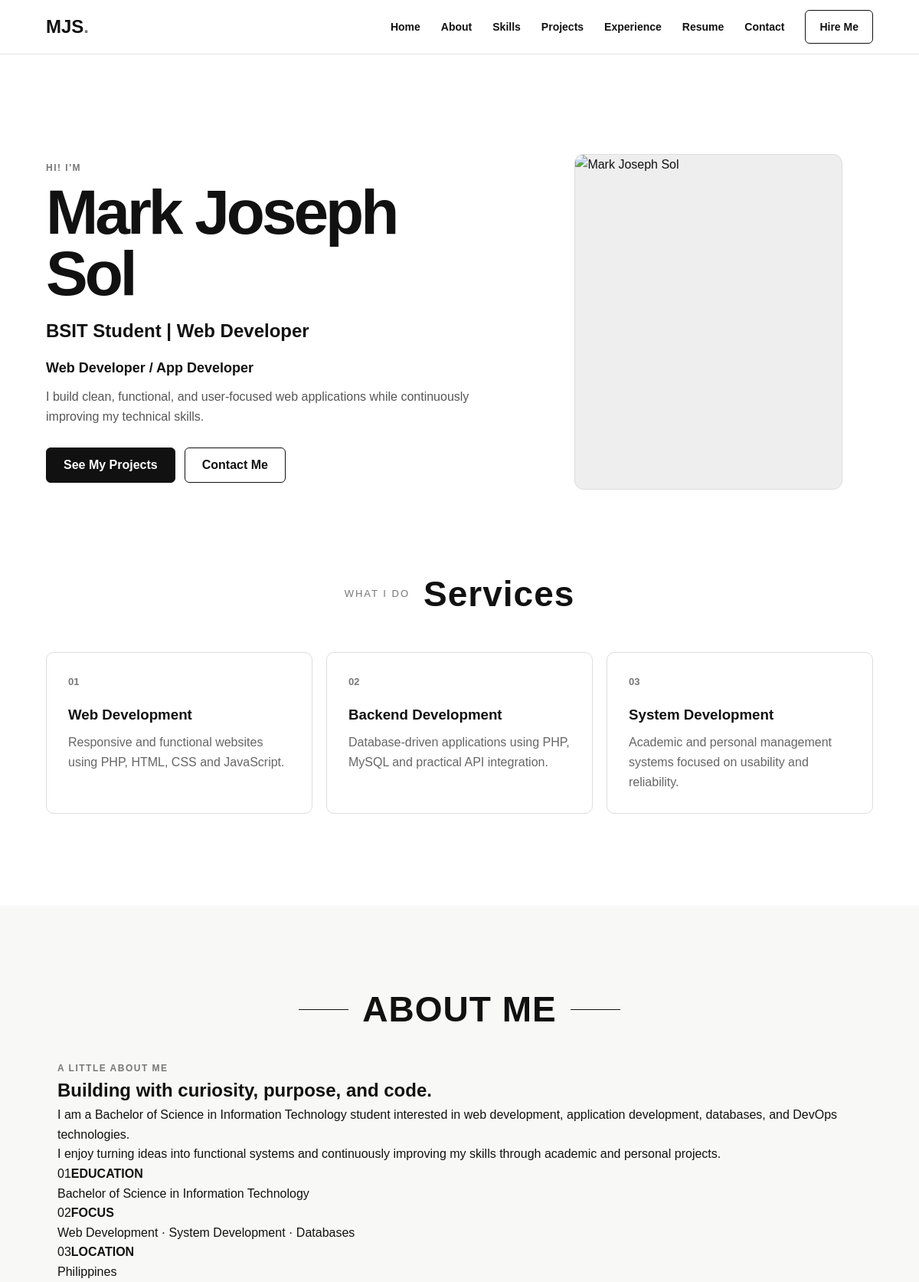
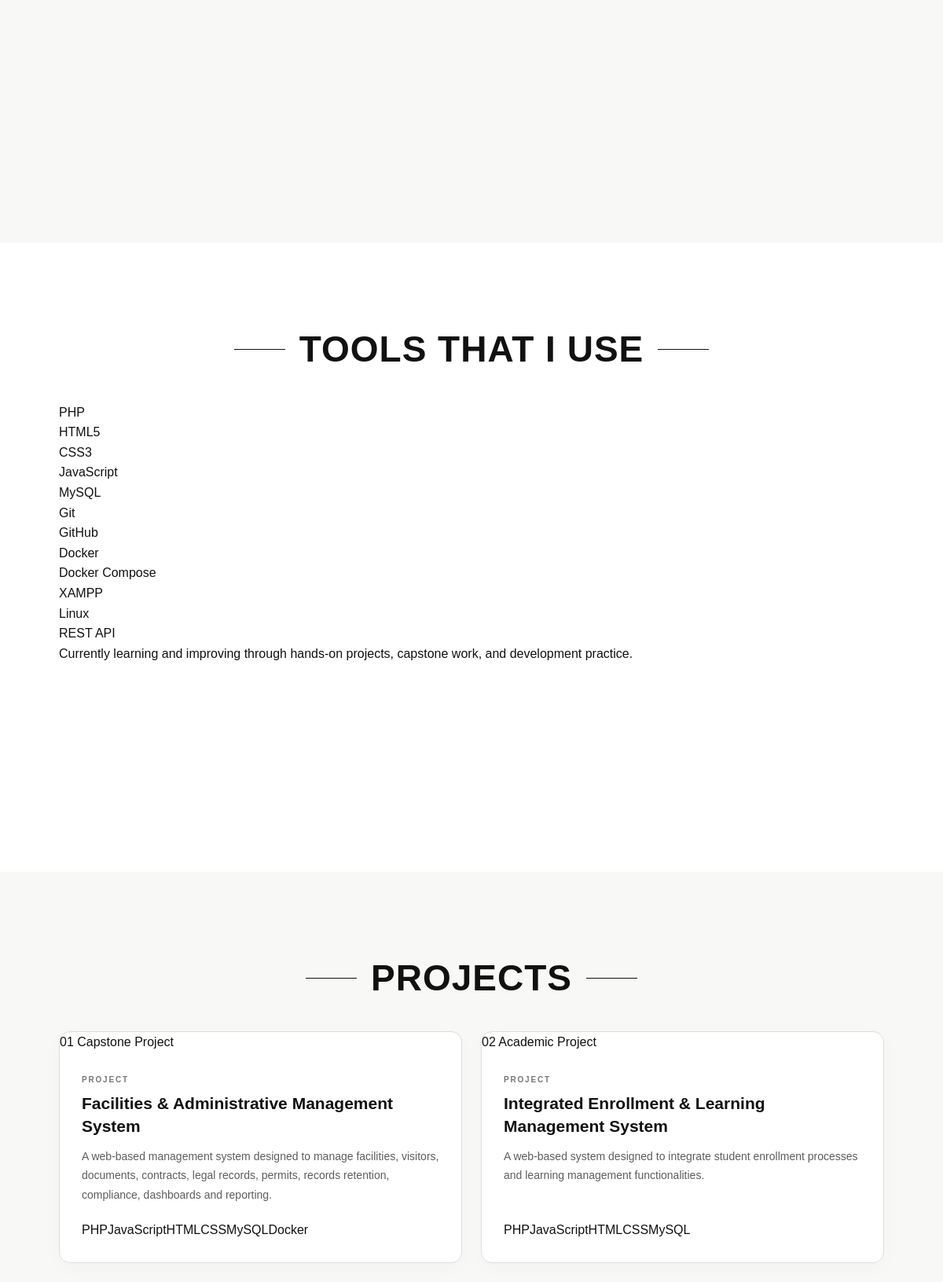
The page / (upper part) on the database its author committed (2 pictures, top to bottom).
### tables this page shows
CREATE TABLE `projects` (
  `id` int(10) UNSIGNED NOT NULL,
  `title` varchar(200) NOT NULL,
  `description` text NOT NULL,
  `technologies` text DEFAULT NULL,
  `project_type` varchar(100) DEFAULT NULL,
  `image` varchar(255) DEFAULT NULL,
  `github_url` varchar(500) DEFAULT NULL,
  `live_url` varchar(500) DEFAULT NULL,
  `featured` tinyint(1) DEFAULT 0,
  `display_order` int(11) DEFAULT 0,
  `is_active` tinyint(1) DEFAULT 1,
  `created_at` timestamp NOT NULL DEFAULT current_timestamp(),
  `updated_at` timestamp NOT NULL DEFAULT current_timestamp() ON UPDATE current_timestamp()
);

### projects/index.php (the view, shortened to what this page needs)
<?php
require_once __DIR__ . '/../config/db.php';
$projects = [];
try {
    $stmt = $pdo->query("SELECT * FROM projects WHERE is_active = 1 ORDER BY display_order ASC, id ASC");
    $projects = $stmt->fetchAll();
} catch (PDOException $e) {}
?>
<div class="projects-section">
    <div class="section-heading"><span></span><h2>PROJECTS</h2><span></span></div>
    <div class="projects-grid">
        <?php foreach ($projects as $i => $project):
            $techText = $project['technologies'] ?? $project['tech_stack'] ?? '';
            $techs = preg_split('/\s*,\s*/', trim($techText), -1, PREG_SPLIT_NO_EMPTY);
        ?>
            <article class="project-card reveal">
                <div class="project-top">
                    <span class="project-number"><?= str_pad((string)($i + 1), 2, '0', STR_PAD_LEFT) ?></span>
                    <span class="project-type"><?= htmlspecialchars($project['project_type'] ?? 'Project') ?></span>
                </div>
                <div class="project-content">
                    <h3><?= htmlspecialchars($project['title']) ?></h3>
                    <p><?= htmlspecialchars($project['description']) ?></p>
                    <?php if ($techs): ?><div class="tech-list">
                        <?php foreach ($techs as $tech): ?><span class="tech-tag"><?= htmlspecialchars($tech) ?></span><?php endforeach; ?>
                    </div><?php endif; ?>
                </div>
            </article>
        <?php endforeach; ?>
    </div>
</div>

### includes/header.php (shortened to what this page needs)
<!DOCTYPE html>
<html lang="en">
<head>
    <link rel="stylesheet" href="/Portfolio/assets/style.css">
</head>
<body>

### includes/navbar.php (shortened to what this page needs)
<nav class="navbar" id="navbar">
    <div class="container nav-inner">
        <a href="#home" class="brand">
            MJS<span>.</span>
        </a>
        <div class="nav-links">
            <a href="#home">Home</a>
            <a href="#about">About</a>
            <a href="#skills">Skills</a>
            <a href="#projects">Projects</a>
            <a href="#experience">Experience</a>
            <a href="#resume">Resume</a>
            <a href="#contact">Contact</a>
            <a href="#hire" class="nav-hire">
                Hire Me
            </a>
        </div>
    </div>
</nav>

### index.php (shortened to what this page needs)
<?php
require_once __DIR__ . '/includes/header.php';
require_once __DIR__ . '/includes/navbar.php';
?>
<main id="main-content">
    <section id="home" class="portfolio-section">
        <div class="container home-layout">
            <div class="home-copy reveal">
                <p class="eyebrow">
                    Hi! I'm
                </p>
                <h1>
                    Mark Joseph Sol
                </h1>
                <h2>
                    BSIT Student | Web Developer
                </h2>
                <p class="home-tagline">
                    Web Developer / App Developer
                </p>
                <p class="home-intro">
                    I build clean, functional, and user-focused
                    web applications while continuously improving
                    my technical skills.
                </p>
                <div class="home-actions">
                    <a
                        class="btn btn-primary"
                        href="#projects"
                    >
                        See My Projects
                    </a>
                    <a
                        class="btn btn-outline"
                        href="#contact"
                    >
                        Contact Me
                    </a>
                </div>
            </div>
            <div class="home-photo reveal">
                <div class="photo-frame">
                    <img
                        src="images/profile.jpg"
                        alt="Mark Joseph Sol"
                        onerror="this.src='images/profile-placeholder.svg';"
                    >
                </div>
            </div>
        </div>
        <div class="services container reveal">
            <div class="section-heading centered">
                <span>
                    What I Do
                </span>
                <h2>
                    Services
                </h2>
            </div>
            <div class="service-grid">
                <article class="service-card">
                    <div class="service-icon">
                        01
                    </div>
                    <h3>
                        Web Development
                    </h3>
                    <p>
                        Responsive and functional websites
                        using PHP, HTML, CSS and JavaScript.
                    </p>
                </article>
                <article class="service-card">
                    <div class="service-icon">
                        02
                    </div>
                    <h3>
                        Backend Development
                    </h3>
                    <p>
                        Database-driven applications using
                        PHP, MySQL and practical API integration.
                    </p>
                </article>
                <article class="service-card">
                    <div class="service-icon">
                        03
                    </div>
                    <h3>
                        System Development
                    </h3>
                    <p>
                        Academic and personal management systems
                        focused on usability and reliability.
                    </p>
                </article>
            </div>
        </div>
    </section>
    <section id="about" class="portfolio-section">
        <?php require __DIR__ . '/about/index.php'; ?>
    </section>
    <section id="skills" class="portfolio-section">
        <?php require __DIR__ . '/skills/index.php'; ?>
    </section>
    <section id="projects" class="portfolio-section">
        <?php require __DIR__ . '/projects/index.php'; ?>
    </section>
        <?php require __DIR__ . '/experience/index.php'; ?>
        <?php require __DIR__ . '/resume/index.php'; ?>
        <?php require __DIR__ . '/contact/index.php'; ?>
        <?php require __DIR__ . '/hire/index.php'; ?>
</main>
<?php
require_once __DIR__ . '/includes/footer.php';
?>

### about/index.php
<section class="section about-section" id="about">
    <div class="section-heading"><span></span><h2>ABOUT ME</h2><span></span></div>
    <div class="two-column">
        <div class="section-copy reveal">
            <p class="eyebrow">A LITTLE ABOUT ME</p>
            <h2>Building with curiosity, purpose, and code.</h2>
            <p>
                I am a Bachelor of Science in Information Technology student
                interested in web development, application development,
                databases, and DevOps technologies.
            </p>
            <p>
                I enjoy turning ideas into functional systems and continuously
                improving my skills through academic and personal projects.
            </p>
        </div>
        <div class="facts reveal">
            <div><span>01</span><strong>EDUCATION</strong><p>Bachelor of Science in Information Technology</p></div>
            <div><span>02</span><strong>FOCUS</strong><p>Web Development · System Development · Databases</p></div>
            <div><span>03</span><strong>LOCATION</strong><p>Philippines</p></div>
        </div>
    </div>
</section>

### skills/index.php
<section class="section skills-section" id="skills">
    <div class="section-heading"><span></span><h2>TOOLS THAT I USE</h2><span></span></div>
    <div class="skills-list reveal">
        <div class="skill-pill">PHP</div>
        <div class="skill-pill">HTML5</div>
        <div class="skill-pill">CSS3</div>
        <div class="skill-pill">JavaScript</div>
        <div class="skill-pill">MySQL</div>
        <div class="skill-pill">Git</div>
        <div class="skill-pill">GitHub</div>
        <div class="skill-pill">Docker</div>
        <div class="skill-pill">Docker Compose</div>
        <div class="skill-pill">XAMPP</div>
        <div class="skill-pill">Linux</div>
        <div class="skill-pill">REST API</div>
    </div>
    <div class="skills-note reveal">
        <p>Currently learning and improving through hands-on projects, capstone work, and development practice.</p>
    </div>
</section>

### includes/footer.php (shortened to what this page needs)
</body>
</html>

### rows shown on the page
projects: i "01", project_type "Capstone Project", title "Facilities & Administrative Management System", description "A web-based management system designed to manage facilities, visitors, documents, contracts, legal records, permits, records retention, compliance, dashboards and reporting.", technologies "PHP", technologies "JavaScript", technologies "HTML", technologies "CSS", technologies "MySQL", technologies "Docker"
projects: i "02", project_type "Academic Project", title "Integrated Enrollment & Learning Management System", description "A web-based system designed to integrate student enrollment processes and learning management functionalities.", technologies "PHP", technologies "JavaScript", technologies "HTML", technologies "CSS", technologies "MySQL"
